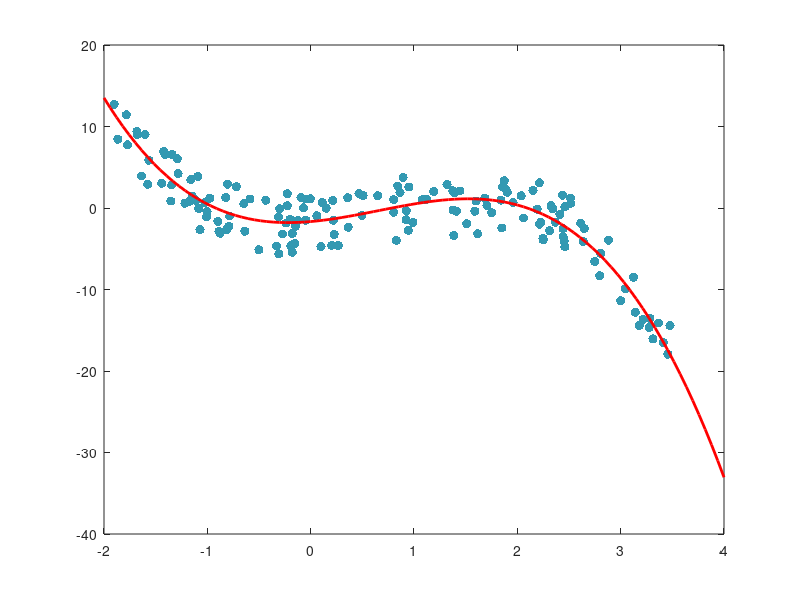

Write the MATLAB code that produced this figure.
%loads data <--- 100x2 matrix (1st col x, 2nd col y)
load('CUBIC_Students_Linear_Least_Squares.mat')

%in this example we want to find a best fit line:
%       y = b0 + b1*x

%Vector of y values
yVec = DATA(:,2);

%Vector of x values
xVec = DATA(:,1);

%Creates a column vector of 1's, same size as vector x
oneVec = ones(size(xVec));

A = [oneVec xVec xVec.^2 xVec.^3];

%Get the coefficients for our model function
%   Through pseudo-inverse
betaVec = inv(A'*A)*A'*yVec

%makes a plot
plot(xVec, yVec, '.', 'MarkerSize',20, 'Color', [0.2 0.6 0.7]); hold on


xData = linspace(-2, 4, 100);
%xData = -2:0.1:4; <- another way to do it

yData = betaVec(1) + betaVec(2) * xData + betaVec(3) * xData.^2 + betaVec(4) * xData.^3;

plot(xData, yData, 'r-', 'LineWidth', 2);
